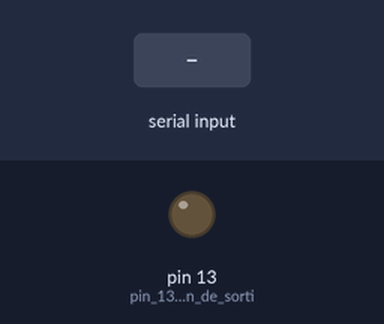
A sketch run on a simulated Arduino Uno, built with avr-gcc and run on an emulated ATmega328P. Shown: output pins drawn as LEDs (lit = HIGH). The test bench sets the inputs (shaded band).

Above: at 1.2 s.
1.3 s: "1" received over Serial
At 2.7 s:
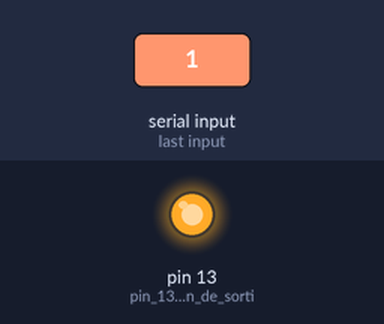
Timing chart, 0 to 4.3 s (numbered marks = the images above; inputs shaded):
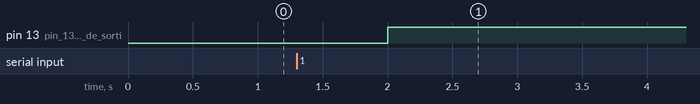

The sketch:

practica_1_bloc_4.ino
```cpp
/*
CONTROL D'ARDUINO A TRAVÉS DEL PORT SERIAL D'UN DISPOSITIU ANDROID.
*/

void setup() {
    Serial.begin(9600);
    pinMode(13, OUTPUT);            //pin 13 com a pin de sortida
}

void loop() {
    char dada=Serial.read();        //creem variable char que llegira la informació que li arribi al port serie
    if(dada=='1')
    {
      if (digitalRead(13)==HIGH)    //si el LED està encès
      digitalWrite(13,LOW);         //l'apaguem
      else
      digitalWrite (13,HIGH);       //en cas contrari l'encenem.
    }
    delay(1000);
}
```

Measured:
- after the input at 1.3 s, pin 13 (pin_13_com_a_pin_de_sorti): LOW → HIGH after 0.70 s
